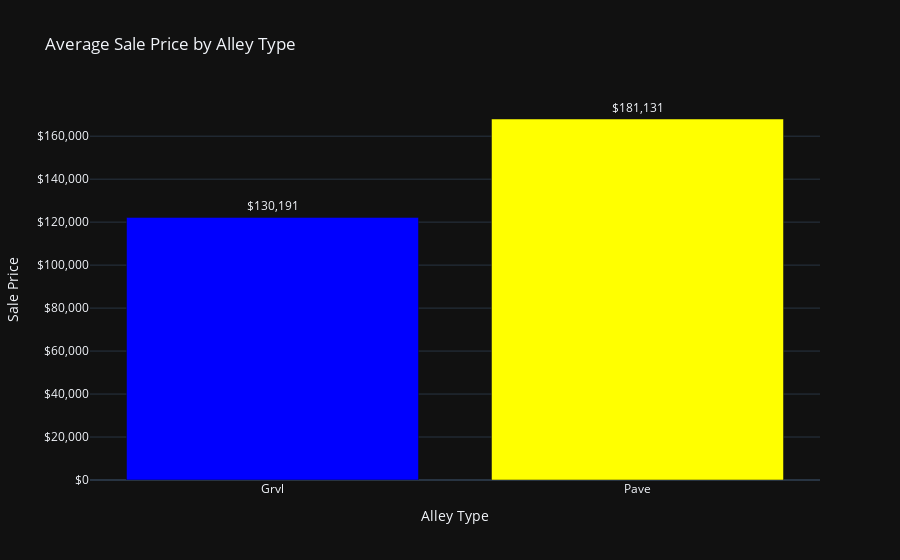

The code cell stored with this chart in its notebook:
### Code cell
alley_prices = df.groupby('Alley')['SalePrice'].mean()
street_prices = df.groupby('Street')['SalePrice'].mean()


colors_street = np.where(alley_prices.index == "Pave", 'blue', 'yellow')
fig5 = px.bar(x=alley_prices.index, y=alley_prices.values, title="Average Sale Price by Alley Type",
              template='plotly_dark', text=street_prices.values,color = colors_street, color_discrete_sequence=['blue', 'yellow'])

fig5.update_traces(texttemplate='$%{text:,.0f}', textposition='outside')
fig5.update_yaxes(title='Sale Price', tickprefix='$', tickformat=',')
fig5.update_xaxes(title='Alley Type')
fig5.update_layout(showlegend=False)

### Figure 1 — Plotly figure (JSON) as saved in the notebook; plotly's stock layout.template omitted (floating-point values rounded to 4 significant figures)
{"data": [{"alignmentgroup": "True", "hovertemplate": "color=yellow<br>x=%{x}<br>y=%{y}<br>text=%{text}<extra></extra>", "legendgroup": "yellow", "marker": {"color": "blue", "pattern": {"shape": ""}}, "name": "yellow", "offsetgroup": "yellow", "orientation": "v", "showlegend": true, "text": [130200.0], "textposition": "outside", "texttemplate": "$%{text:,.0f}", "type": "bar", "x": ["Grvl"], "xaxis": "x", "y": [122200.0], "yaxis": "y"}, {"alignmentgroup": "True", "hovertemplate": "color=blue<br>x=%{x}<br>y=%{y}<br>text=%{text}<extra></extra>", "legendgroup": "blue", "marker": {"color": "yellow", "pattern": {"shape": ""}}, "name": "blue", "offsetgroup": "blue", "orientation": "v", "showlegend": true, "text": [181100.0], "textposition": "outside", "texttemplate": "$%{text:,.0f}", "type": "bar", "x": ["Pave"], "xaxis": "x", "y": [168000.0], "yaxis": "y"}], "layout": {"barmode": "relative", "legend": {"title": {"text": "color"}, "tracegroupgap": 0}, "showlegend": false, "title": {"text": "Average Sale Price by Alley Type"}, "xaxis": {"anchor": "y", "domain": [0, 1], "title": {"text": "Alley Type"}}, "yaxis": {"anchor": "x", "domain": [0, 1], "tickformat": ",", "tickprefix": "$", "title": {"text": "Sale Price"}}}}
